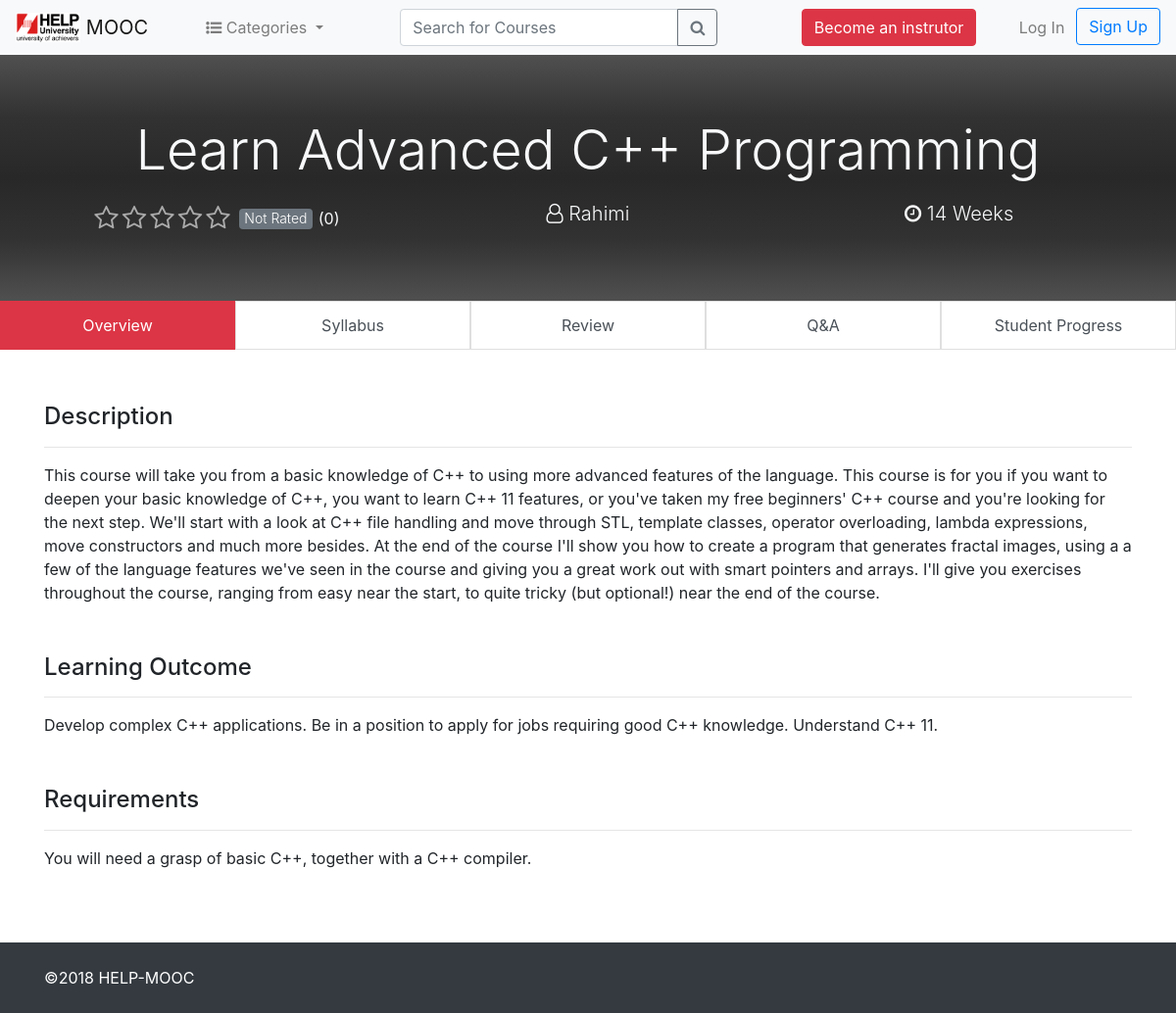
Page /instructorCourse.php?cid=CRS5bf59afa380cc1.59183764 on the committed database.
### tables this page shows
CREATE TABLE `course` (
  `id` int(11) NOT NULL,
  `crs_uniqueID` varchar(255) NOT NULL,
  `course_name` varchar(255) NOT NULL,
  `category_id` int(11) NOT NULL,
  `starting_date` varchar(255) NOT NULL,
  `duration` int(11) NOT NULL,
  `pre_requirments` varchar(255) NOT NULL,
  `learning_outcomes` varchar(255) NOT NULL,
  `descriptions` text NOT NULL,
  `status` varchar(10) NOT NULL DEFAULT 'pending',
  `instructor_id` varchar(50) NOT NULL,
  `course_path_fol` varchar(255) NOT NULL,
  `course_image` varchar(255) NOT NULL
);

CREATE TABLE `instructor` (
  `id` int(11) NOT NULL,
  `ins_uniquID` varchar(50) NOT NULL,
  `instructor_name` varchar(255) NOT NULL,
  `email` varchar(255) NOT NULL,
  `password` varchar(255) NOT NULL
);

### backend/classes/Login.php (called while the page is built, shortened)
<?php
    class Login {
        public static function isLoggedIn() {
            return false;
        }
    }
?>

### backend/classes/DB.php (called while the page is built)
<?php
    class DB {
        private static function connect() {
            $pdo = new PDO('mysql:host=127.0.0.1;dbname=help-mooc;charset=utf8', 'root', '');
            $pdo -> setAttribute(PDO::ATTR_ERRMODE, PDO::ERRMODE_EXCEPTION);
            return $pdo;
        }
        public static function query($query, $params = array()){
            $statement = self::connect()->prepare($query);
            $statement->execute($params);
            if (explode(' ', $query)[0] == 'SELECT') {
                $data = $statement->fetchAll();
                return $data;
            }
        }
        public static function returnRowCount($query , $params = array()){
            $statement = self::connect()->prepare($query);
            $statement->execute($params);
            $count = $statement->rowCount();
            return $count;
        }
    }
?>

### instructorCourse.php (the view, shortened to what this page needs)
<?php
  include('./backend/classes/DB.php');
  include('./backend/classes/Login.php');
   $courseID = $_GET['cid'];
  if (Login::isLoggedIn()) {
    $outputkey  = Login::isLoggedIn();
    list($user, $key) = explode("_", $outputkey);
    if ($user == 'INS') {
      $user_Name = DB::query('SELECT instructor_name FROM instructor WHERE ins_uniquID=:outputkey', array(':outputkey'=>$outputkey))[0]['instructor_name'];
      include('./instructorHeader.php');
      echo "<script>console.log( 'Debug Objects: " . $user_Name . "' );</script>";
    }
  }else {
      include('mainHeader.php');
  }
  $courseResult = DB::query('SELECT * FROM course WHERE crs_uniqueID =:courseID', array(':courseID'=>$courseID));
  $countOfRatings = DB::returnRowCount('SELECT id FROM rating WHERE course_id= :courseID', array(':courseID'=>$courseID));
?>
<main role="main" class="course-page">
    <div class="course-jumbotron jumbotron m-0 text-light">
        <div class="container">
            <?php
                foreach ($courseResult as $value) {
                    $instructorId = $value['instructor_id'];
                    $intructorName = DB::query('SELECT * FROM instructor WHERE  ins_uniquID =:ins_uniquID', array(':ins_uniquID'=>$instructorId))[0]['instructor_name'];
            ?>
            <h1 class="display-4 text-center mb-3"><?php echo $value['course_name'];?></h1>
            <div class="row lead text-center">
            <div class="col-md-4 ">
                    <small>(<?php echo $countOfRatings; ?>)</small>
                </div>
                <div class="col-md-4"><i class="fa fa-user-o" aria-hidden="true"></i> <?php echo $intructorName;?></div>
                <div class="col-md-4"><i class="fa fa-clock-o" aria-hidden="true"></i> <?php echo $value['duration'];?> Weeks</div>
            </div>
        </div>
    </div>
    <div class="list-group text-center" id="course-sections" role="tablist">
      <a class="list-group-item list-group-item-action active" data-toggle="list" href="#overview" role="tab">Overview</a>
      <a class="list-group-item list-group-item-action" data-toggle="list" href="#syllabus" role="tab">Syllabus</a>
      <a class="list-group-item list-group-item-action" data-toggle="list" href="#review" role="tab">Review</a>
      <a class="list-group-item list-group-item-action" data-toggle="list" href="#qa" role="tab">Q&A</a>
      <a class="list-group-item list-group-item-action" data-toggle="list" href="#studentProgress" role="tab">Student Progress</a>
    </div>
    <div class="container">
        <div class="tab-content">
            <div class="tab-pane fade py-4 show active" id="overview" role="tabpanel">
                <div class="course-section">
                    <h4>Description</h4>
                    <hr>
                    <p><?php echo $value['descriptions'];?></p>
                </div>
                <div class="course-section">
                    <h4>Learning Outcome</h4>
                    <hr>
                    <p><?php echo $value['learning_outcomes'];?></p>
                </div>
                <div class="course-section">
                    <h4>Requirements</h4>
                    <hr>
                    <p><?php echo $value['pre_requirments'];?></p>
                </div>
            </div>
    <?php
        }
    ?>
        </div>
    </div>
</main>
  <footer class="footer py-4 bg-dark text-light">
      <div class="container">
      <span class="cprTxt"> &copy;2018 HELP-MOOC</span>
      </div>
  </footer>
</body>
</html>

### css/custom.css (style rules this page uses)
html, body { height: 100%; }
.cprTxt { color: white; }
.footer { position: relative; bottom: 0; width: 100%; }
.my-courses-wrapper, .curriculum-wrapper, .question-page, .course-page { min-height: 800px; }
.course-jumbotron { background-image: linear-gradient(rgb(80,80,80) ,rgb(50,50,50) ,rgb(40,40,40) ,rgb(50,50,50) , rgb(80,80,80)); border-radius: 0; }
#course-sections.list-group { -ms-flex-direction: row; flex-direction: row; }
#course-sections .list-group-item { margin-bottom: 30px; border-radius: 0; }
#course-sections .list-group-item.active { z-index: 2; color: #fff; background-color: #dc3545; border-color: #dc3545; }
.course-section { margin-bottom: 50px; }

### rows in the picture
course: course_name "Learn Advanced C++ Programming", instructor.instructor_name "Rahimi", duration "14", descriptions "This course will take you from a basic knowledge of C++ to using more advanced features of the language. This course is for you if you want to deepen your basic knowledge of C++, you want to learn C++ 11 features, or you've taken my free beginners' C++ course and you're looking for the next step. We'll start with a look at C++ file handling and move through STL, template classes, operator overloading, lambda expressions, move constructors and much more besides. At the end of the course I'll show you how to create a program that generates fractal images, using a a few of the language features we've seen in the course and giving you a great work out with smart pointers and arrays. I'll give…", learning_outcomes "Develop complex C++ applications. Be in a position to apply for jobs requiring good C++ knowledge. Understand C++ 11.", pre_requirments "You will need a grasp of basic C++, together with a C++ compiler."
